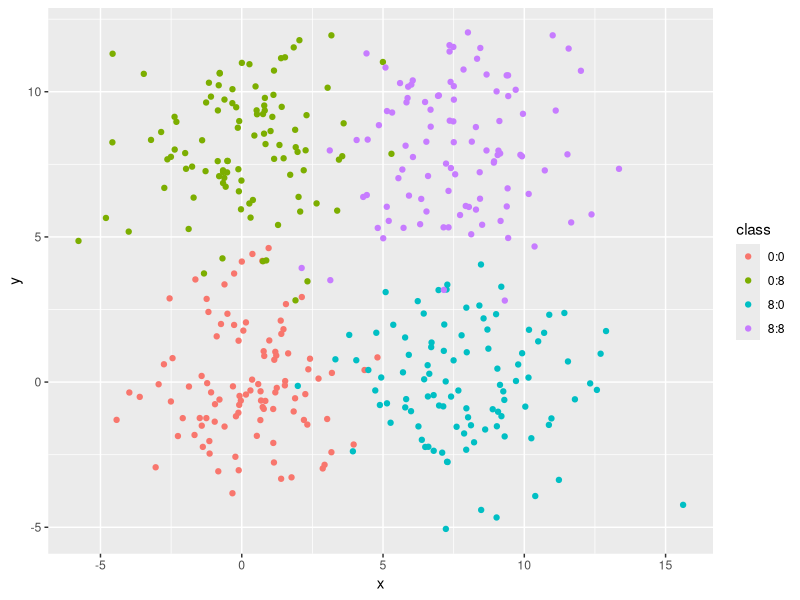
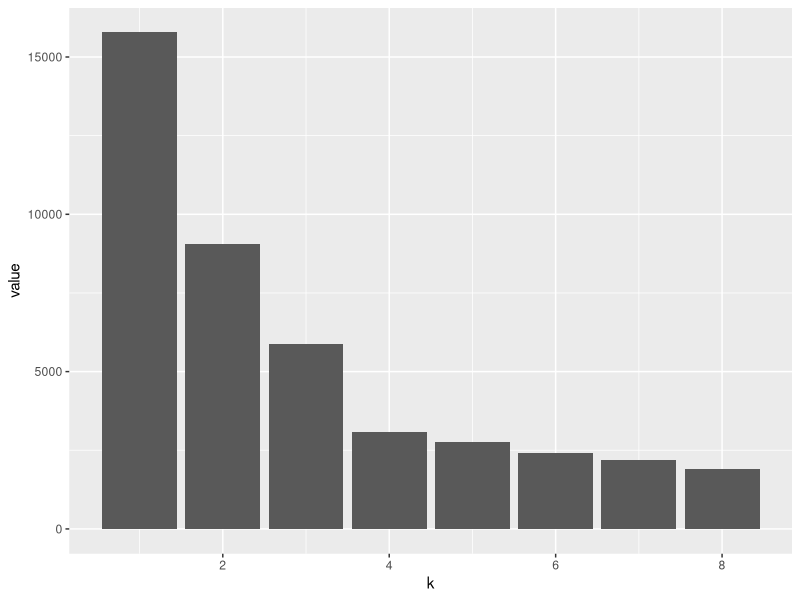
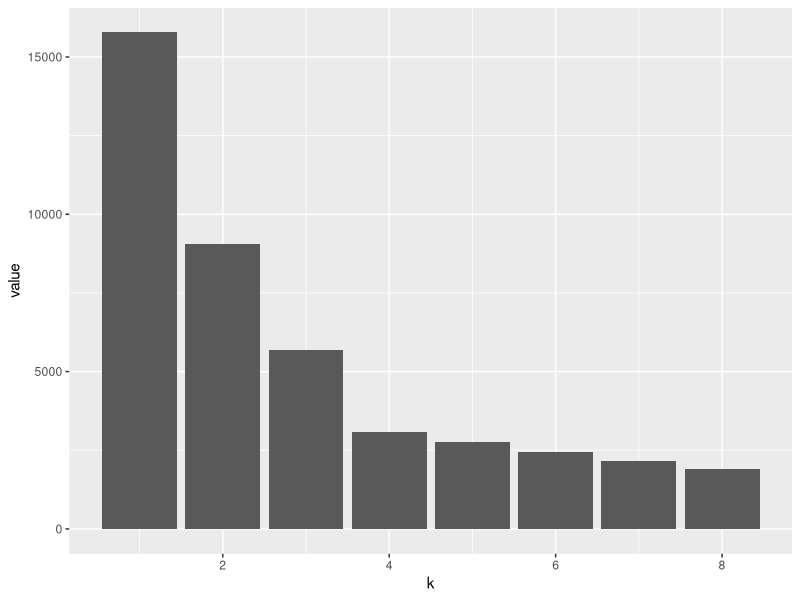
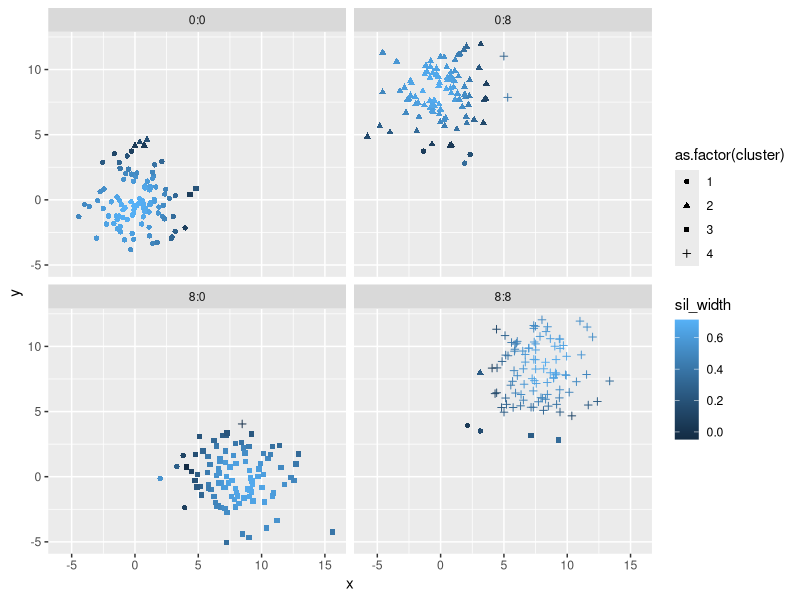
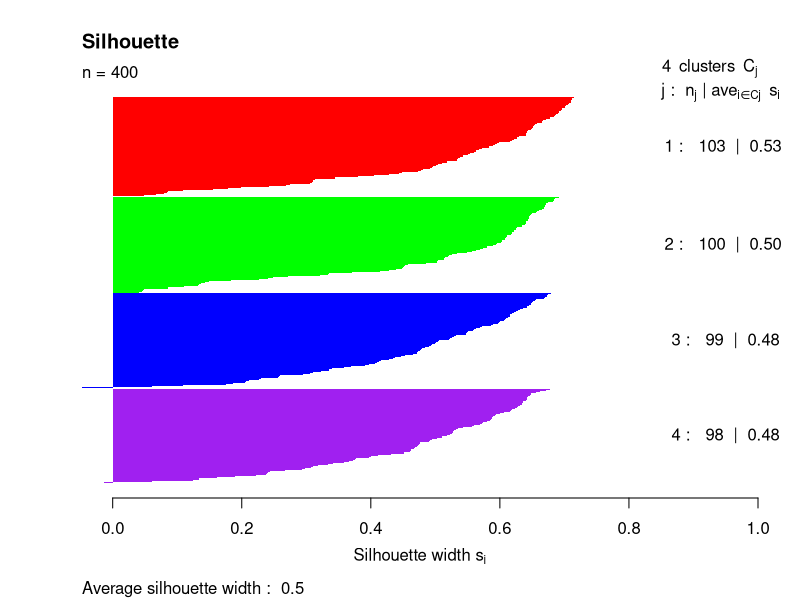
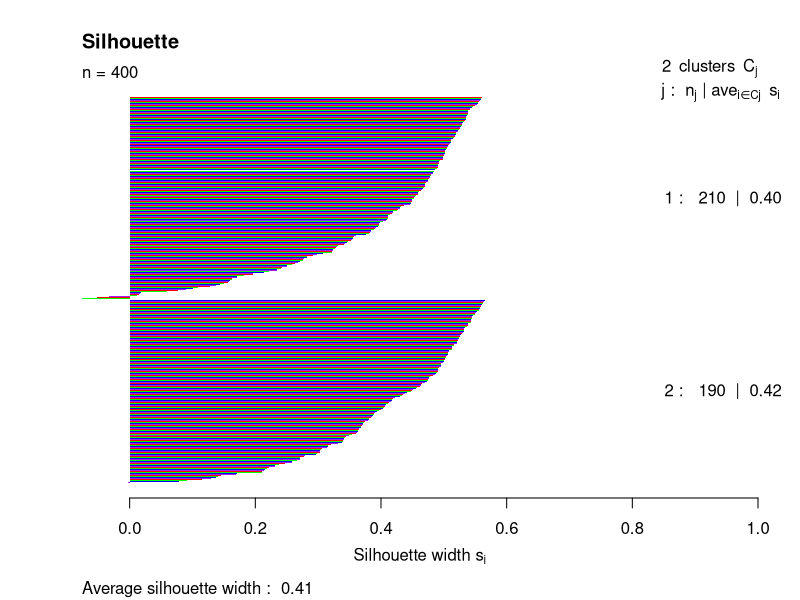
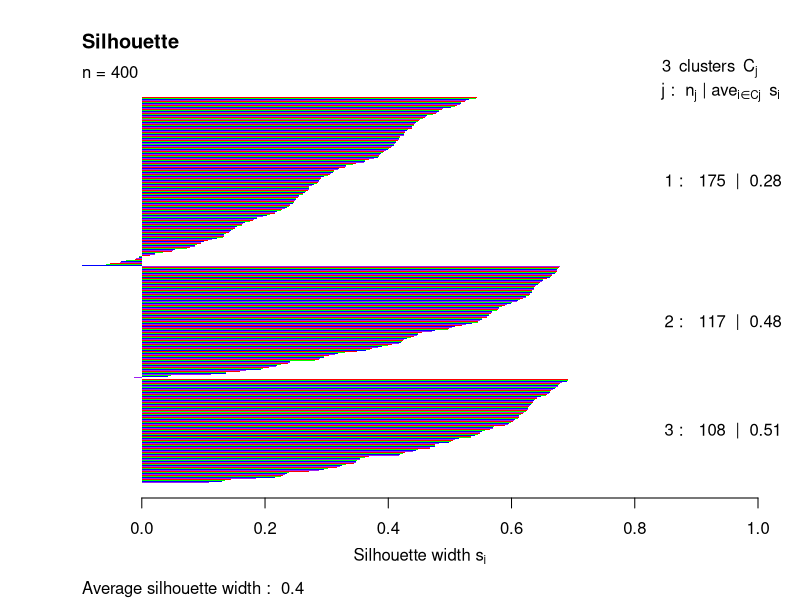
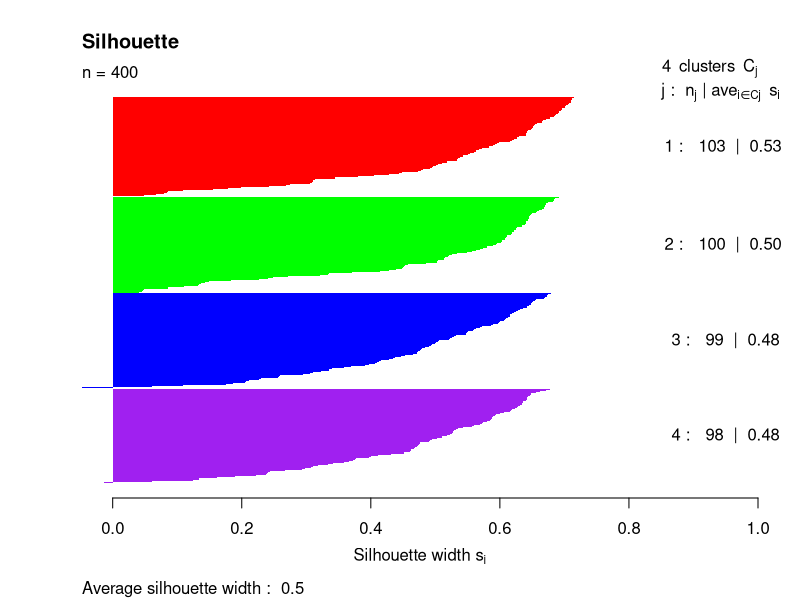

Here is the R script that generated these plots, in order:
## ---- chunk 1
knitr::opts_chunk$set(echo = TRUE)
## ---- chunk 2
library(cluster)
library(dplyr)
library(ggplot2)
library(purrr)
## ---- chunk 3
set.seed(1)
## ---- chunk 4
set.seed(1)


simdat = lapply(c(0, 8), function(mx) {
  lapply(c(0,8), function(my) {
    
    tibble(x = rnorm(100, mean = mx, sd = 2),
           y = rnorm(100, mean = my, sd = 2),
           class = paste(mx, my, sep = ":"))
   }) %>% bind_rows
}) %>% bind_rows

simdatxy = simdat[, c("x", "y")] # data without class label

## ---- chunk 5
simdatmy = lapply(c(0,8), function(my) {
    
    tibble(y = rnorm(100, mean = my, sd = 2),
           class = paste(my, sep = ":"))
   })
summary(simdatmy)
## ---- chunk 6
simdatmx = lapply(c(0, 8), function(mx) {
  lapply(c(0,8), function(my) {
    
    tibble(x = rnorm(100, mean = mx, sd = 2),
           y = rnorm(100, mean = my, sd = 2),
           class = paste(mx, my, sep = ":"))
    })})
summary(simdatmx)
## ---- chunk 7
set.seed(1)


simdat = lapply(c(0, 8), function(mx) {
  lapply(c(0,8), function(my) {
    
    tibble(x = rnorm(100, mean = mx, sd = 2),
           y = rnorm(100, mean = my, sd = 2),
           class = paste(mx, my, sep = ":"))
   }) %>% bind_rows
}) %>% bind_rows

head(simdat)
unique(simdat$class)
## ---- chunk 8
ggplot(simdat, aes(x = x, y = y, color = class)) + geom_point()
## ---- chunk 9
#1
wss = tibble(k = 1:8, value = NA_real_)

#2
wss$value[1] = sum(scale(simdatxy, scale = FALSE)^2)

#3
for (i in 2:nrow(wss)) {
  km  = kmeans(simdatxy, centers = wss$k[i])
  wss$value[i] = sum(km$withinss)
}

ggplot(wss, aes(x = k, y = value)) + geom_col()

## ---- chunk 10
#1
wss = tibble(k = 1:8, value = NA_real_)
wss
## ---- chunk 11
#2
wss$value[1] = sum(scale(simdatxy, scale = FALSE)^2)
wss
## ---- chunk 12
#3
for (i in 2:nrow(wss)) {
  km  = kmeans(simdatxy, centers = wss$k[i])
  wss$value[i] = sum(km$withinss)
}

km$withinss

wss
## ---- chunk 13
ggplot(wss, aes(x = k, y = value)) + geom_col()
## ---- chunk 14
pam4 = pam(simdatxy, 4)
sil = silhouette(pam4, 4, border = NA)
## ---- chunk 15
class(pam4)
## ---- chunk 16
sil = silhouette(pam4, 4, border = NA)
summary(sil)
## ---- chunk 17
sil %>% 
  unclass() %>% 
  as.data.frame() %>% 
  tibble::rownames_to_column(var = "orig_order") %>% 
  arrange(as.numeric(orig_order)) %>% 
  bind_cols(simdat) %>% 
  ggplot(aes(x = x, y = y, shape = as.factor(cluster), color = sil_width)) + 
  geom_point() + 
  facet_wrap(~ class)
## ---- chunk 18
plot(sil, col=c("red","green","blue","purple"), main="Silhouette", border = "NA")
## ---- chunk 19
pam2 = pam(simdatxy, 2)
sil2 = silhouette(pam2, 2)
plot(sil2, col=c("red","green","blue","purple"), main="Silhouette", border = "NA")

pam3 = pam(simdatxy, 3)
sil3 = silhouette(pam3, 3)
plot(sil3, col=c("red","green","blue","purple"), main="Silhouette", border = "NA")

pam4 = pam(simdatxy, 4)
sil = silhouette(pam4, 4)
plot(sil, col=c("red","green","blue","purple"), main="Silhouette", border = "NA")

pam12 = pam(simdatxy, 12)
sil12 = silhouette(pam12, 12)
plot(sil12, col=c("red","green","blue","purple"), main="Silhouette", border = "NA")

pam40 = pam(simdatxy, 40)
sil40 = silhouette(pam40, 40)
plot(sil40, col=c("red","green","blue","purple"), main="Silhouette", border = "NA")
## ---- chunk 20
k <- c(2:10)
df_test <- data.frame()
for (i in 2:10){
  
  pam_run <- pam(simdatxy, i)
  sil_run <- silhouette(pam_run, i)
  
  row_to_add <- data.frame(i, width = summary(sil_run)$avg.width)
  
  df_test <- rbind(df_test, row_to_add)
}
df_test
ggplot(df_test, aes(i, width)) +
  geom_point() +
  geom_line() +
  xlab("k") +
  ylab("Silhouette Index") +
  ggtitle("Testing different k values for Silhouette Index")
summary(sil_run)
## ---- chunk 21
set.seed(1)

simdat1 = lapply(c(1), function(mx) {
  lapply(c(1), function(my) {
    tibble(x = rnorm(100, mean = mx, sd = 2),
           y = rnorm(100, mean = my, sd = 2),
           class = paste(mx, my, sep = ":"))
   }) %>% bind_rows
}) %>% bind_rows

simdatxy1 = simdat1[, c("x", "y")]

ggplot(simdatxy1, aes(x = x, y = y)) +
  geom_point()

pam4.1 = pam(simdatxy1, 4)
sil.1 = silhouette(pam4.1, 4)
plot(sil.1, col=c("red","green","blue","purple"), main="Silhouette", border = "NA")

